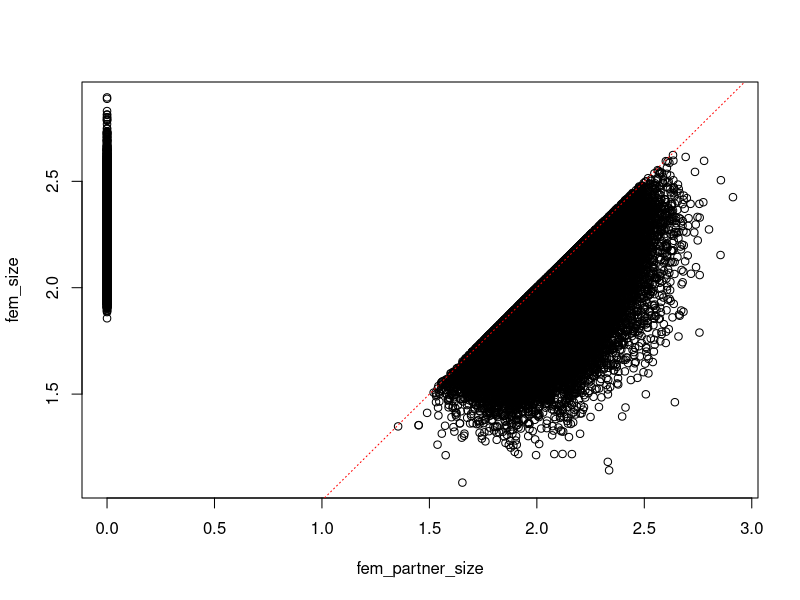

Generate this figure with R:
rm(list=ls())

pop_fem <- 100000 #nb individus pop femelle
pop_mal <- 100000 #nb individus pop male

fem_num <- 1:pop_fem #vecteur contenant les numeros des femelles
mal_num <- 1:pop_mal #vecteur contenant les numeros des males

fem_size <- rnorm(pop_fem,mean=2,sd=0.2) #vecteur avec tailles des femelles (loi normale)
mal_size <- rnorm(pop_mal,mean=2,sd=0.2) #vecteur avec tailles des males (loi normale)

fem_partner <- rep(0,pop_fem) #vecteur avec numero du partenaire
mal_partner <- numeric(pop_mal) #vecteur avec numero de la partenaire

fem_partner_size <- numeric(pop_fem) #vecteur avec la taille du partenaire male


i <- 1
while(i <= pop_fem){#on regarde toute la pop
  i2 <- 1
    while(fem_partner[i]==0 & i2 <= 100){ #tant que la femelle n'a pas de partenaire et qu'on a pas cherche 100 fois
        mal_rand <- sample(mal_num,1,replace=T) #on tire un male au hasard
    
        if(fem_size[i] <= mal_size[mal_rand] & mal_partner[mal_rand]==0){#si la taille de la femelle <= à celle du male et que le male n'a pas de partenaire
          fem_partner[i] <- mal_rand 
          fem_partner_size[i] <- mal_size[mal_rand]
          mal_partner[mal_rand] <- i
          break
        }
        i2 <- i2+1
      }
  i <- i+1
}
plot(fem_partner_size,fem_size)
abline(0,1, col = "red", lty = 3)
